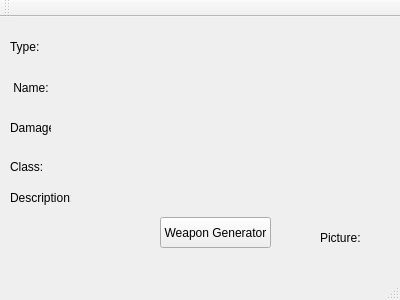
<?xml version="1.0" encoding="UTF-8"?>
<ui version="4.0">
 <class>MainWindow</class>
 <widget class="QMainWindow" name="MainWindow">
  <property name="geometry">
   <rect>
    <x>0</x>
    <y>0</y>
    <width>400</width>
    <height>300</height>
   </rect>
  </property>
  <property name="windowTitle">
   <string>MainWindow</string>
  </property>
  <widget class="QWidget" name="centralWidget">
   <widget class="QPushButton" name="wepGen">
    <property name="geometry">
     <rect>
      <x>160</x>
      <y>200</y>
      <width>111</width>
      <height>31</height>
     </rect>
    </property>
    <property name="text">
     <string>Weapon Generator</string>
    </property>
   </widget>
   <widget class="QLabel" name="label">
    <property name="geometry">
     <rect>
      <x>10</x>
      <y>20</y>
      <width>31</width>
      <height>20</height>
     </rect>
    </property>
    <property name="text">
     <string>Type:</string>
    </property>
   </widget>
   <widget class="QLabel" name="label_2">
    <property name="geometry">
     <rect>
      <x>10</x>
      <y>60</y>
      <width>41</width>
      <height>21</height>
     </rect>
    </property>
    <property name="text">
     <string> Name:</string>
    </property>
   </widget>
   <widget class="QLabel" name="label_3">
    <property name="geometry">
     <rect>
      <x>10</x>
      <y>100</y>
      <width>41</width>
      <height>21</height>
     </rect>
    </property>
    <property name="text">
     <string>Damage:</string>
    </property>
   </widget>
   <widget class="QLabel" name="label_4">
    <property name="geometry">
     <rect>
      <x>320</x>
      <y>210</y>
      <width>47</width>
      <height>21</height>
     </rect>
    </property>
    <property name="text">
     <string>Picture:</string>
    </property>
   </widget>
   <widget class="QLabel" name="label_5">
    <property name="geometry">
     <rect>
      <x>10</x>
      <y>140</y>
      <width>47</width>
      <height>20</height>
     </rect>
    </property>
    <property name="text">
     <string>Class:</string>
    </property>
   </widget>
   <widget class="QLabel" name="label_6">
    <property name="geometry">
     <rect>
      <x>10</x>
      <y>170</y>
      <width>61</width>
      <height>21</height>
     </rect>
    </property>
    <property name="text">
     <string>Description:</string>
    </property>
   </widget>
   <widget class="QLabel" name="wTypeLabel">
    <property name="geometry">
     <rect>
      <x>90</x>
      <y>20</y>
      <width>71</width>
      <height>21</height>
     </rect>
    </property>
    <property name="text">
     <string/>
    </property>
   </widget>
   <widget class="QLabel" name="wNameLabel">
    <property name="geometry">
     <rect>
      <x>90</x>
      <y>60</y>
      <width>131</width>
      <height>20</height>
     </rect>
    </property>
    <property name="text">
     <string/>
    </property>
   </widget>
   <widget class="QLabel" name="wDmgLabel">
    <property name="geometry">
     <rect>
      <x>90</x>
      <y>100</y>
      <width>71</width>
      <height>20</height>
     </rect>
    </property>
    <property name="text">
     <string/>
    </property>
   </widget>
   <widget class="QLabel" name="wClassLabel">
    <property name="geometry">
     <rect>
      <x>90</x>
      <y>140</y>
      <width>71</width>
      <height>20</height>
     </rect>
    </property>
    <property name="text">
     <string/>
    </property>
   </widget>
   <widget class="QLabel" name="wDescripLabel">
    <property name="geometry">
     <rect>
      <x>90</x>
      <y>170</y>
      <width>121</width>
      <height>20</height>
     </rect>
    </property>
    <property name="text">
     <string/>
    </property>
   </widget>
  </widget>
  <widget class="QMenuBar" name="menuBar">
   <property name="geometry">
    <rect>
     <x>0</x>
     <y>0</y>
     <width>400</width>
     <height>21</height>
    </rect>
   </property>
  </widget>
  <widget class="QToolBar" name="mainToolBar">
   <attribute name="toolBarArea">
    <enum>TopToolBarArea</enum>
   </attribute>
   <attribute name="toolBarBreak">
    <bool>false</bool>
   </attribute>
  </widget>
  <widget class="QStatusBar" name="statusBar"/>
 </widget>
 <layoutdefault spacing="6" margin="11"/>
 <resources/>
 <connections/>
</ui>
